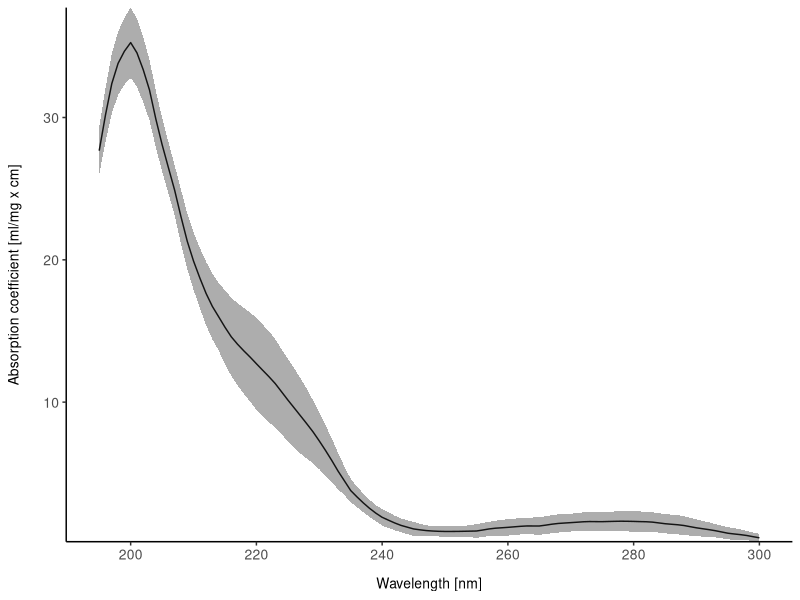
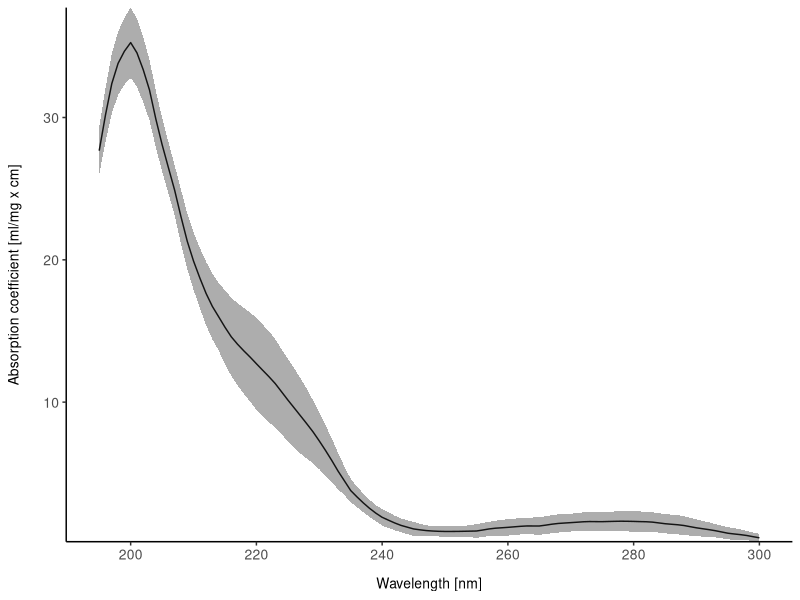

Here is the R script that generated these plots, in order:
library(tidyverse)

# protein absorption data frame; data available from https://github.com/lennijusten/protein-absorbance ; See file "data-table.csv"
pa <- read.csv("../data/protein-absorption-data-table.csv")

str(pa) # check column names

plot <- ggplot(pa, aes(x = Wavelength, y = Mean.Absorption.Coefficient)) +
  geom_line() +
  geom_ribbon(aes(ymin = Mean.Absorption.Coefficient - Absorption.Coefficient.Std.Dev, ymax = Mean.Absorption.Coefficient + Absorption.Coefficient.Std.Dev), alpha=0.4) +
  scale_x_continuous(breaks = seq(from = 200, to = 320, by = 20)) +
  scale_y_continuous(expand = c(0,0)) +
  labs(x = "Wavelength [nm]",
       y = "Absorption coefficient [ml/mg x cm]") +
  theme_classic() +
  theme(axis.text = element_text(size = 10), # Increase tick label font size
        axis.title.x = element_text(size = 10, margin = margin(t = 10)), # Increase X axis label font size and add space
        axis.title.y = element_text(size = 10, margin = margin(r = 15))  # Increase Y axis label font size and add space
  )

plot

ggsave("../figure image files/protein_absorption.pdf", plot, unit = "mm", width = 100, height = 75, dpi = 600)